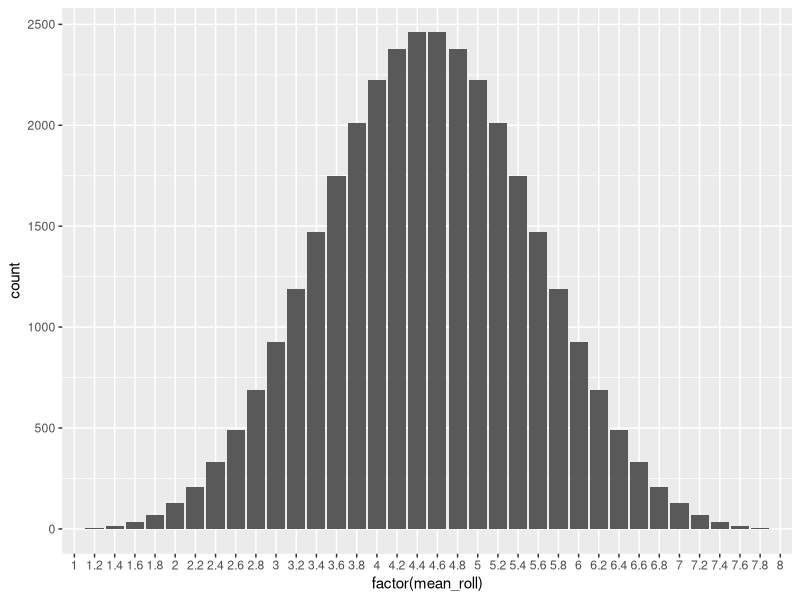

Write the R code that produced this figure.
# Exact Sampling Distribution example
# code from Datacamp guided exercise in Course: Sampling in R

library(tidyverse)

# Expand a grid representing 5 8-sided dice
dice <- expand_grid(
  die1 = 1:8,
  die2 = 1:8,
  die3 = 1:8,
  die4 = 1:8,
  die5 = 1:8,
) %>%  
  # Add a column of mean rolls
  mutate(mean_roll = (die1 + die2 + die3 + die4 + die5) / 5)

# Using dice, draw a bar plot of mean_roll as a factor
ggplot(dice, aes(x = factor(mean_roll))) +
  geom_bar()
